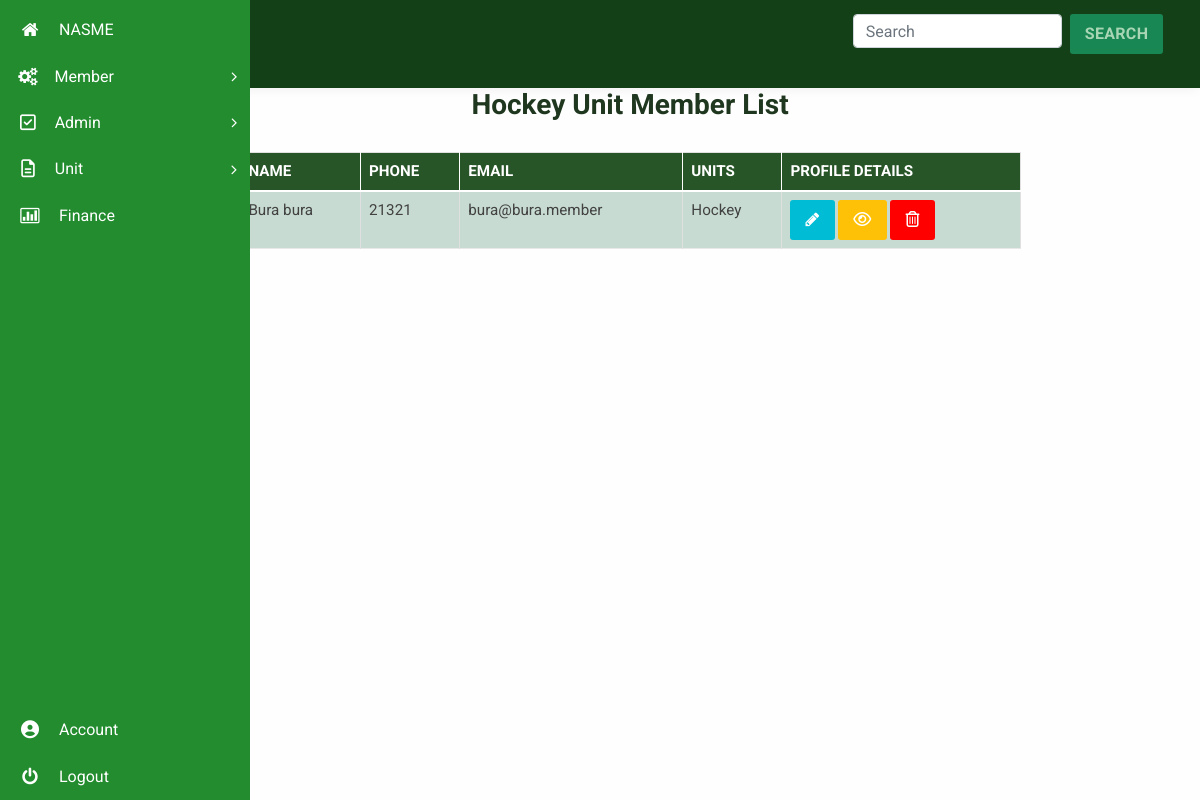
Page /admin/manage_unit_members/4 (signed in) on the earlier database version.
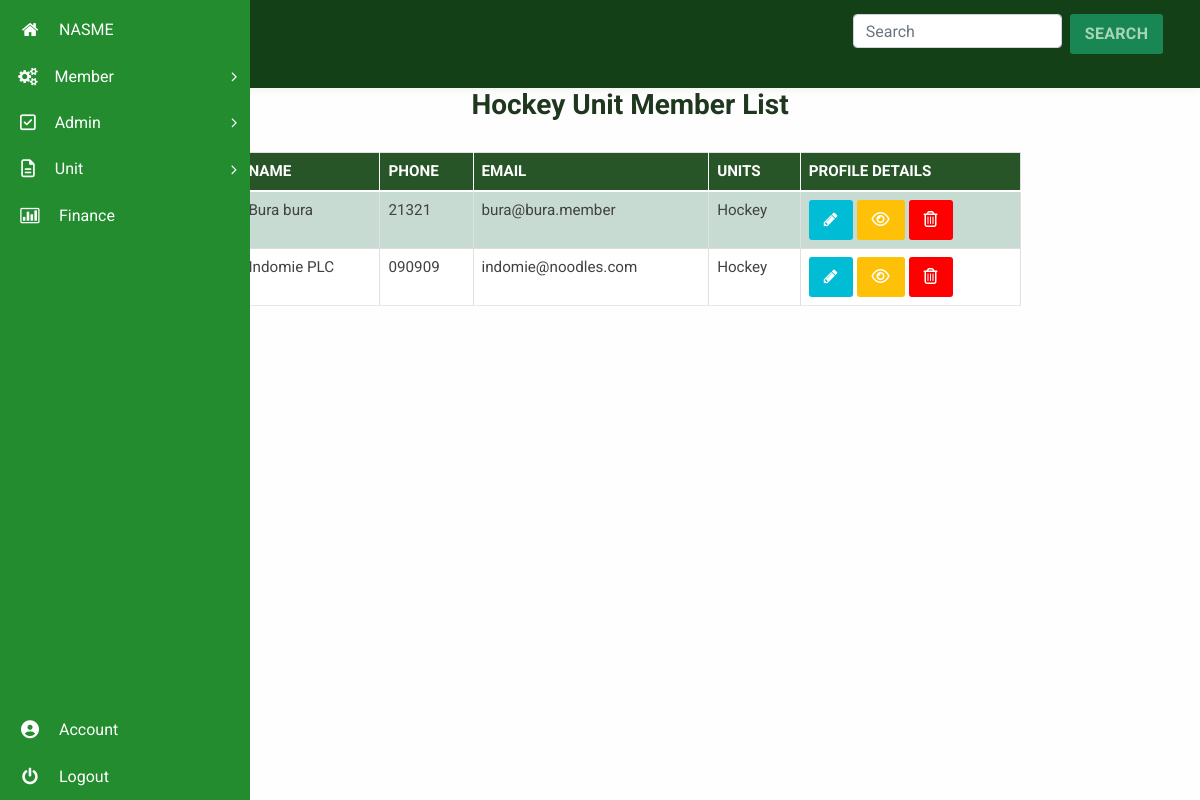
Same page on the later database version.
### membership/models.py (models this page shows, shortened)
class Unit(db.Model):
  id = db.Column(db.Integer, primary_key=True)
  name = db.Column(db.String(50), unique=True, nullable=False)
  date_created = db.Column(db.DateTime, nullable=False,default=datetime.utcnow)
  fees_amount = db.Column(db.String(),nullable=False,default="0")

class User(db.Model, UserMixin):
  id = db.Column(db.Integer, primary_key=True)
  units = db.relationship("Unit", secondary=user_unit, backref="unit_members", lazy="dynamic")
  username = db.Column(db.String(20), unique=True, nullable=False)
  email = db.Column(db.String(120), unique=True, nullable=False)
  phone = db.Column(db.String(60), unique=True, nullable=False, default="")
  password = db.Column(db.String(60), nullable=False, default="~~~~~~~")
  image_file = db.Column(db.String(20), nullable=False, default='default.jpg')
  date_registered = db.Column(db.DateTime, nullable=False, default=datetime.utcnow)
  role = db.Column(db.String(6), nullable=False, default="USER")
  _is_superadmin = db.Column("is_superadmin", db.Boolean, nullable=False, default=False)
  current_salary = db.Column(db.String(60))
  occupation = db.Column(db.String(60))
  experience = db.Column(db.String(60))
  date_of_birth = db.Column(db.String(), nullable=False, default=datetime.utcnow)
  home_address = db.Column(db.String())
  work_address = db.Column(db.String())
  def display_units(self):
    unit_names = []
    for unit in self.units.all():
      unit_names.append(unit.name)
    return ", ".join(unit_names)
  @property
  def is_superadmin(self):
      return self._is_superadmin
  @is_superadmin.setter
  def is_superadmin(self, s):
    if type(s) == type(str()):
      if s.lower() == "true":
        self._is_superadmin = True
      elif s.lower() == "false":
        self._is_superadmin = False
    else:
      self._is_superadmin = s
  def __repr__(self):
    return f"User('{self.username}', '{self.email}', '{self.image_file}')"

### membership/routes.py (the view)
@app.route("/admin/manage_unit_members/<int:unit_id>")
@admin_role_required
@login_required
def manage_unit_members(unit_id):
  page = request.args.get('page', 1, type=int)
  unit = Unit.query.filter_by(id=unit_id)[0]
  unit_members = unit.unit_members
  print(unit_members)
  members = unit_members
  return render_template("manage_unit_members.html", title="Units Management", members=members, unit=unit)

### membership/models.py (called while the page is built)
@login_manager.user_loader
def load_user(user_id):
    return User.query.get(int(user_id))

### membership/routes.py (called while the page is built)
def admin_role_required(func):
    @wraps(func)
    def decorated_view(*args, **kwargs):
      if current_user.is_authenticated:
        if not current_user.role == "ADMIN":
            abort(403)
        return func(*args, **kwargs)
      else:
        abort(403)
    return decorated_view

### membership/templates/manage_unit_members.html (shortened to what this page needs)
{% extends "dashboard_layout.html" %}
{% block content %}
<link rel="stylesheet" type="text/css" href="css/table-style.css" />
<link rel="stylesheet" type="text/css" href="css/basictable.css" />
				<div class="container agile-tables">
						{% if unit %}
								<h3 style="text-align: center; color:rgb(31, 55, 31); font-weight:bold;" class="text-center">{{ unit.name }} Unit Member List</h3>
						{% else %}
								<h3 style="text-align: center; color:rgb(31, 55, 31); font-weight:bold;" class="text-center">Members List</h3>
						{% endif %}
					<div class="w3l-table-info table-responsive">
					    <table id="tuble" class="table table-success table-striped table-hover ">
						<thead>
						  <tr>
							<th>Name</th>
							<th>Phone</th>
							<th>Email</th>
							<th>Units</th>
							<th>Profile Details</th>
						  </tr>
						</thead>
						<tbody>
							{% for member in members %}
						  <tr>
							<td>{{member.username}}</td>
							<td>{{ member.phone }}</td>
							<td>{{ member.email }}</td>
							<td>
							{{member.display_units()}}
							</td>
							<td><a role="button" class="btn btn-primary" href="{{ url_for('edit_member', member_id=member.id) }}"><i class="fa fa-pencil" aria-hidden="true"></i></a>
								<a type="button" class="btn btn-warning"  dataId="{{member.id}}" dataImage="/static/profile_pics/{{member.image_file }}" dataName="{{ member.username }}" dataEmail="{{member.email}}" dataPhone="{{member.phone}}" dataPassword="{{ member.password }}" dataUnits="{{member.display_units()}}" dataDateReg="{{ member.date_registered }}" dataOccupation="{{ member.occupation }}" dataHomeAddr="{{ member.home_address }}" dataWorkAddre="{{ member.work_address }}" dataExperience = "{{member.experience}}" dataCurrentSalary="{{member.current_salary}}" data-toggle="modal" data-target="#staticBackdrop" onclick="viewUserFunction(this)"><i class="fa fa-eye" aria-hidden="true"></i></a>
								<a type="button" class="btn btn-danger" style="background: red;" data-toggle="modal" id="{{member.id}}" dataName="{{member.username}}" data-target="#deletemodal"  onclick="deleteFunction(this)"><i class="fa fa-trash-o" aria-hidden="true"></i></a>
							</td>
						  </tr>
						  {% endfor %}
						</tbody>
					  </table>
				  </div>
{% endblock content %}

### membership/templates/dashboard_layout.html (shortened to what this page needs)
<!DOCTYPE html>
<head>
<link rel="stylesheet" href="{{ url_for('static', filename='css/bootstrap.css') }}">
<link href="https://cdn.jsdelivr.net/npm/bootstrap@5.0.2/dist/css/bootstrap.min.css" rel="stylesheet">
<link rel="stylesheet" type='text/css' href="{{ url_for('static', filename='css/style.css') }}">
<link rel="stylesheet" type='text/css' href="{{ url_for('static', filename='css/font.css') }}">
<link rel="stylesheet" type='text/css' href="{{ url_for('static', filename='css/font-awesome.css') }}">
<link rel="stylesheet" type='text/css' href="{{ url_for('static', filename='css/morris.css') }}">
</head>
<body>
    <body class="dashboard-page">
  <nav class="main-menu ">
    <ul>
      <li>
        <a href="{{ url_for('dashboard') }}">
          <i class="fa fa-home nav_icon"></i>
          <span class="nav-text">
          NASME
          </span>
        </a>
      </li>
      <li class="has-subnav">
        <a href="javascript:;">
        <i class="fa fa-cogs" aria-hidden="true"></i>
        <span class="nav-text">
          Member
        </span>
        <i class="icon-angle-right"></i>
        </a>
      </li>
      {% if current_user.is_superadmin %}
        <li class="has-subnav">
          <a href="javascript:;">
          <i class="fa fa-check-square-o nav_icon"></i>
          <span class="nav-text">
          Admin
          </span>
          <i class="icon-angle-right"></i>
          </a>
        </li>
      {% endif %}
      <li class="has-subnav">
        <a href="javascript:;">
          <i class="fa fa-file-text-o nav_icon"></i>
            <span class="nav-text">Unit</span>
          <i class="icon-angle-right"></i>
        </a>
      </li>
      <li>
        <a href="finance.html" target="_blank">
          <i class="fa fa-bar-chart nav_icon"></i>
          <span class="nav-text">
            Finance
          </span>
        </a>
      </li>
    </ul>
    <div style="position:absolute;left:0;bottom:0;">
      <ul >
      <li>
      <a href="{{ url_for('edit_admin' , admin_id=current_user.id )}}">
      <i class="fa fa-user-circle nav-icon"></i>
      <span class="nav-text">
      Account
      </span>
      </a>
      </li>
    </ul>
    <ul class="logout">
      <li>
      <a href="{{ url_for('logout') }}">
      <i class="icon-off nav-icon"></i>
      <span class="nav-text">
      Logout
      </span>
      </a>
      </li>
    </ul>
    </div>
  </nav>
  <section class="wrapper scrollable">
    <nav class="user-menu">
    </nav>
    <section class="title-bar">
      <div class="ric" >
        <nav class="navbar navbar-expand-lg navbar-light bg-" >
          <div class="container-fluid">
            <a class="navbar-brand" id="greeny"><img src="{{ url_for('static', filename='images/NASME.png')}}" alt="" width="60px" /></a>
            <form  method="POST" action="{{url_for('search_members')}}" class="d-flex" autocomplete="off">
            <input id="member_autocomplete" name="search_query" class="form-control me-2" type="text" placeholder="Search" aria-label="Search">
            <button class="btn btn-success" type="submit" style="color: #A8D6B4;">Search</button>
            </form>
          </div>
          </nav>
      </div>
    </section>
    {% block content %}{% endblock %}
    <br>
    <br>
    </section>
    <link href="https://code.jquery.com/ui/1.10.2/themes/smoothness/jquery-ui.min.css" rel="stylesheet">
</body>

### membership/static/css/table-style.css (style rules this page uses)
table { background: white; border-collapse: collapse; margin: 1.25em 0 0; width: 100%; }
table tr, table th, table td { border: none; border-bottom: 1px solid #e8e8e8; font-size: .95em; }
table th, table td { padding: 10px 12px; text-align: left; }
table th { background: #fcb216; color: #000000; text-transform: uppercase; }
table tr td { background: #f3faff; color: #424242; }
table tr:nth-of-type(2n+2) td { background: #ffffff; }
table { width: 100%; }
.table { margin: 30px 0; border-collapse: collapse; border-spacing: 0; empty-cells: show; border: 1px solid #e0e0e0; }
.table td, .table th { border-left: 1px solid #e0e0e0; border-width: 0 0 0 1px; font-size: inherit; margin: 0; overflow: visible; padding: 0.5em 1em; font-weight: normal; }
.table td:first-child, .table th:first-child { border-left-width: 0; }
.table thead, .table tfoot { background-color: #f05050; color: #fff; text-align: left; vertical-align: bottom; }
.table thead td, .table tfoot td, .table thead th, .table tfoot th { border-color: #fff; }
.table td { background-color: transparent; }

Differences in the rows shown:
added User: username "Indomie PLC", phone "090909", email "indomie@noodles.com", display_units "Hockey"
